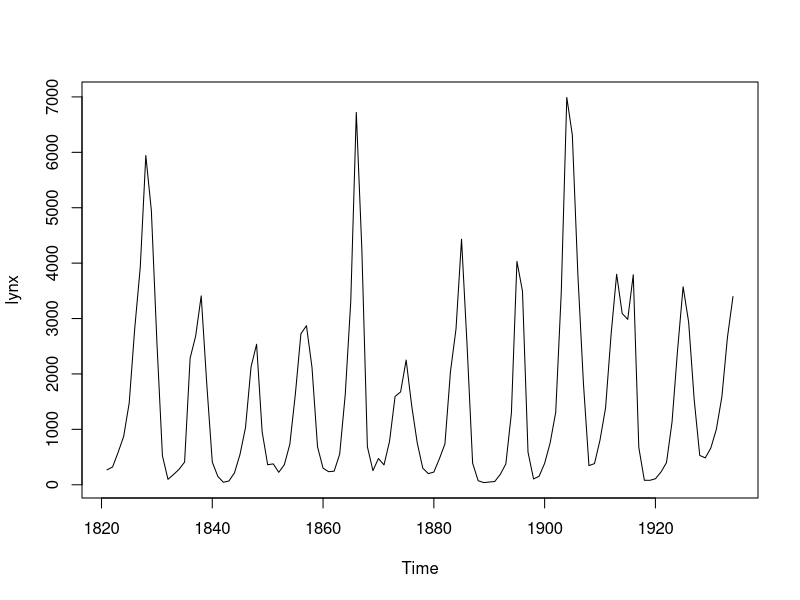
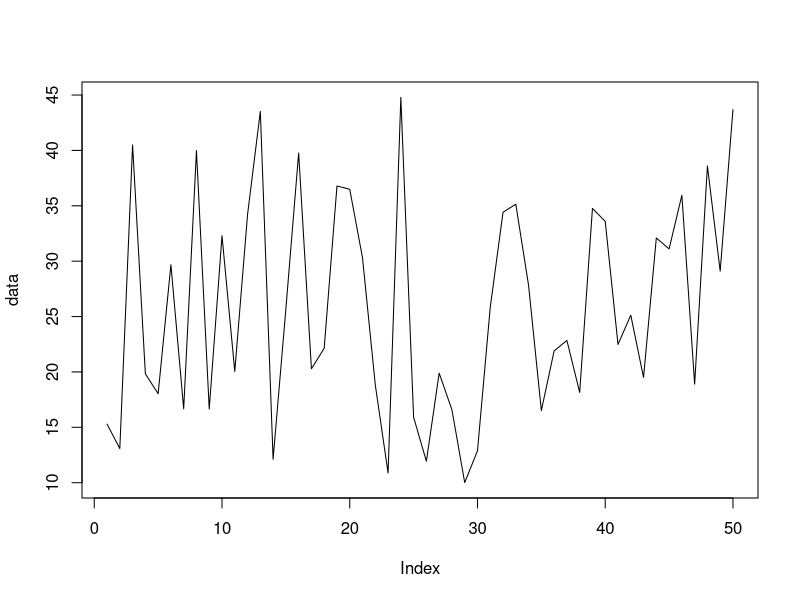
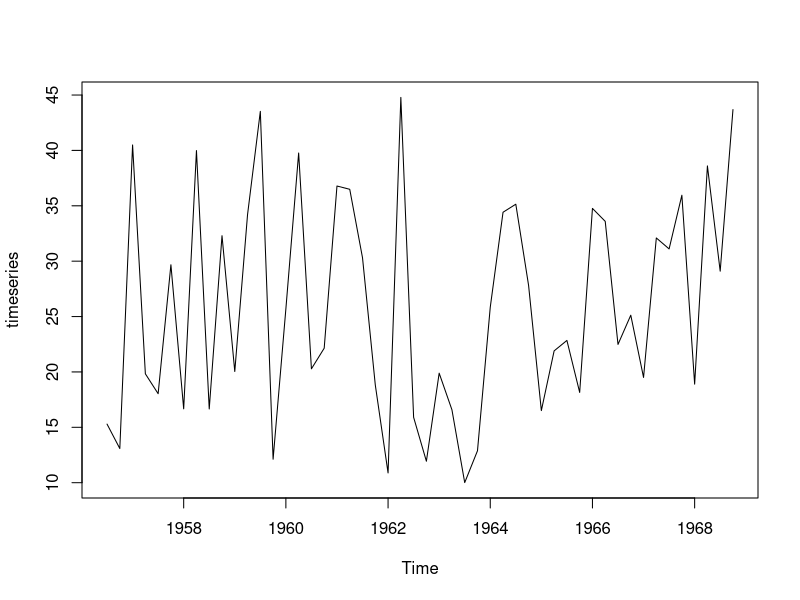
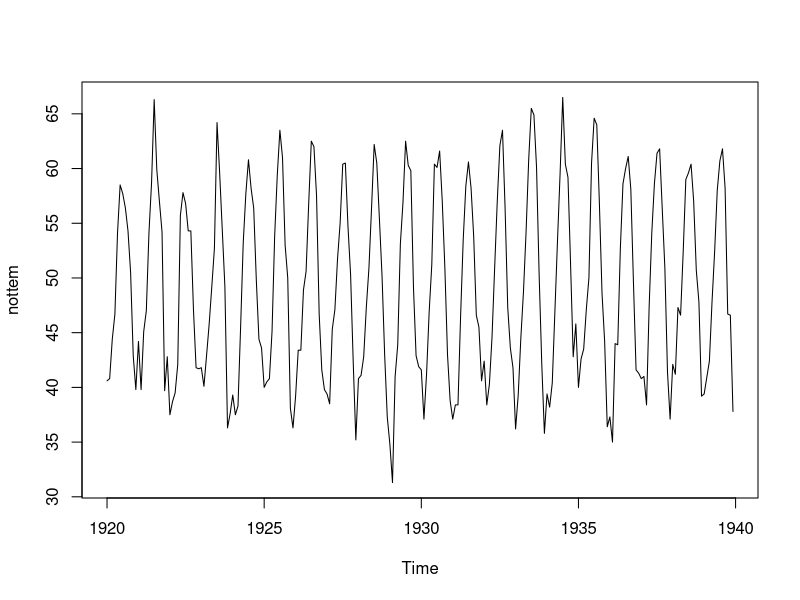
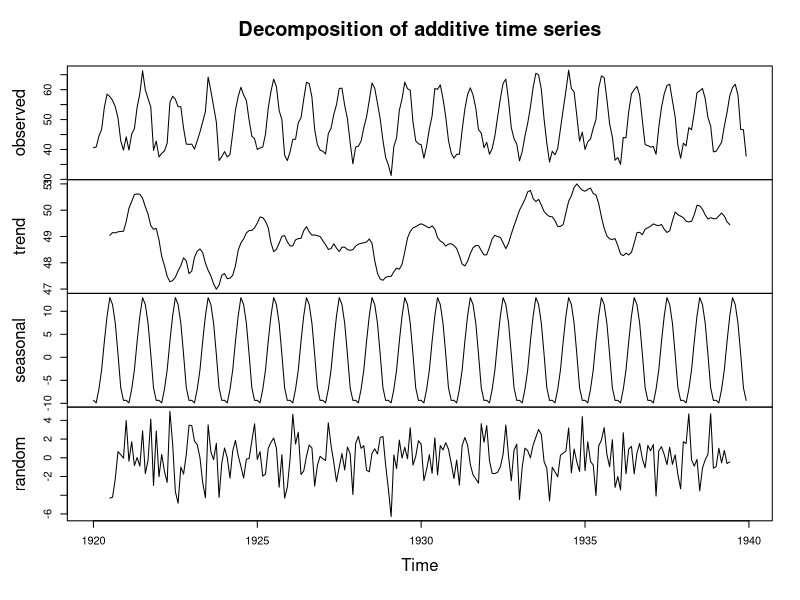
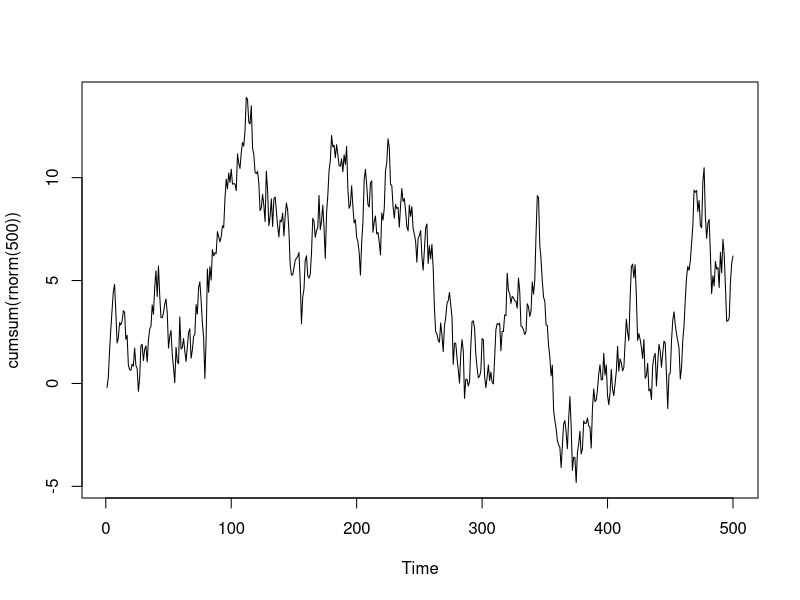
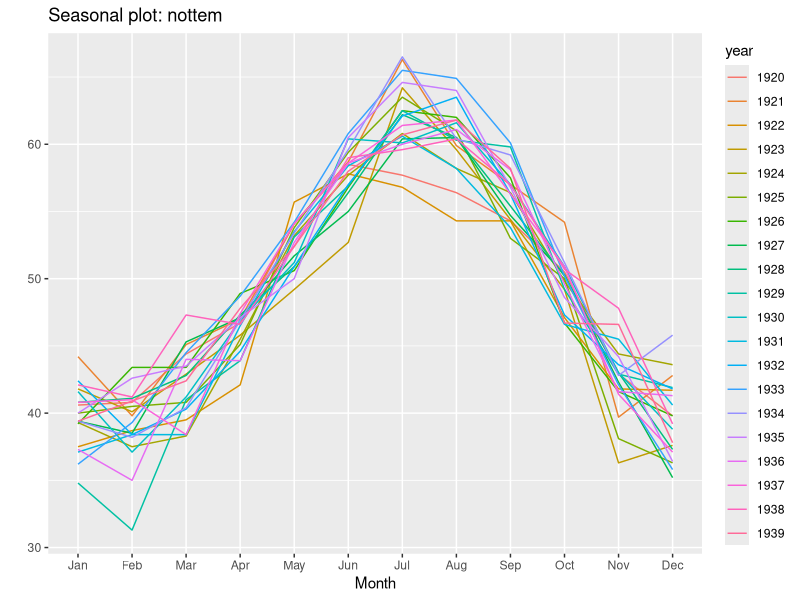
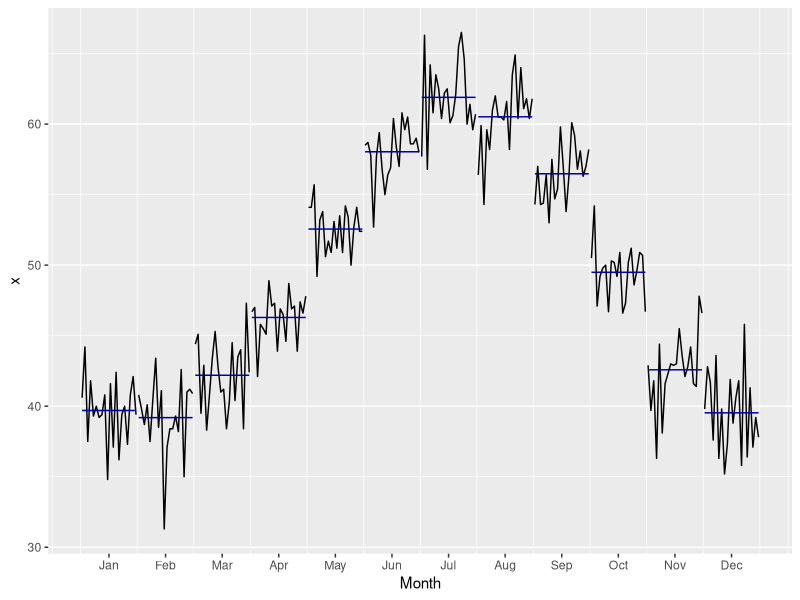

The R script that drew these images, in order:
getwd()
setwd('A:/R Programming/Time Series Analysis/')
getwd()

install.packages('forecast')
install.packages('tseries')
install.packages('dygraph')


lynx
#dataset
head(lynx)

#Getting time stamp of data
time(lynx)

#Line graph for data
plot(lynx)

#quantiles
quantile(lynx)

#deciles
quantile(lynx, probs = seq(0,1,0.1), type = 5)

seq(0,1,length.out = 11)

#sort
sort(lynx)




#Creating own timeseries data

data <- runif(50,10,45)
plot(data,type = 'l')

#packing this vector is timeseries - quarterly

timeseries <- ts(data = data, start = c(1956,3), frequency = 4)
plot(timeseries)
timeseries
time(timeseries)
class(timeseries)

#how a multivar timeseries looks
class(EuStockMarkets) ; head(EuStockMarkets)


# DATA VIZUALISATION

#Using nottem dataset

plot(nottem)
plot(decompose(nottem))

# for unit vector using plot.ts()

plot.ts(cumsum(rnorm(500)))


#using forcast library for seasonality plot

library(forecast)

ggseasonplot(nottem)
ggmonthplot(nottem)
ggsubseriesplot(nottem)
ggtsdisplay(nottem)
            
            
#Stationarity)

test = ts(c(rnorm(100,2,1),rnorm(100,50,1)))
plot(test)

#We see that date has non-constant mean - non - stationary data

plot(diff(test)) #diff get difference between consecutive values
#we now observed that data is not stationary.
#there is one spike which more advance models can deal with. Very rarely second differencing is required.

plot(diff(diff(test))) #Second difference - This created two spikes which cancel outs each other hence const mean



#Unit root testing

x = rnorm(100)
library(tseries)
adf.test(x)
adf.test(diff(test))


#checking stationary test for nottem
adf.test(nottem)


## Auto - Correlation
#Lynx
plot(lynx)

acf(lynx, lag.max = 20)
#we can see there are several bars ranging outside 95% confidence interval

pacf(lynx, lag.max = 20)

#Nottem
pacf(nottem, lag.max = 20)

